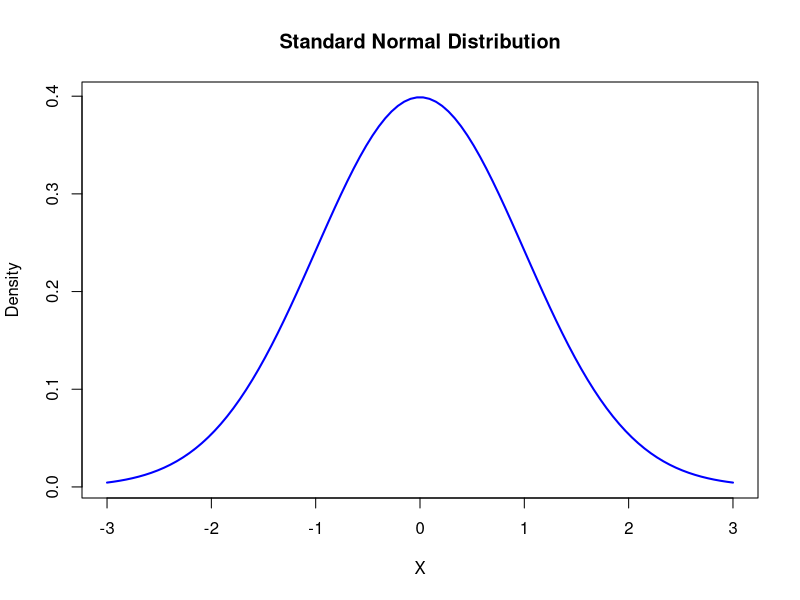
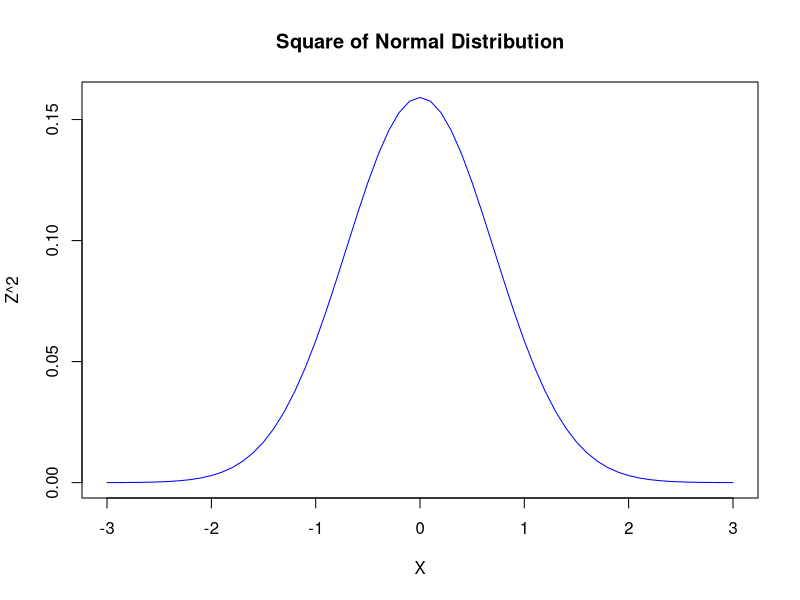
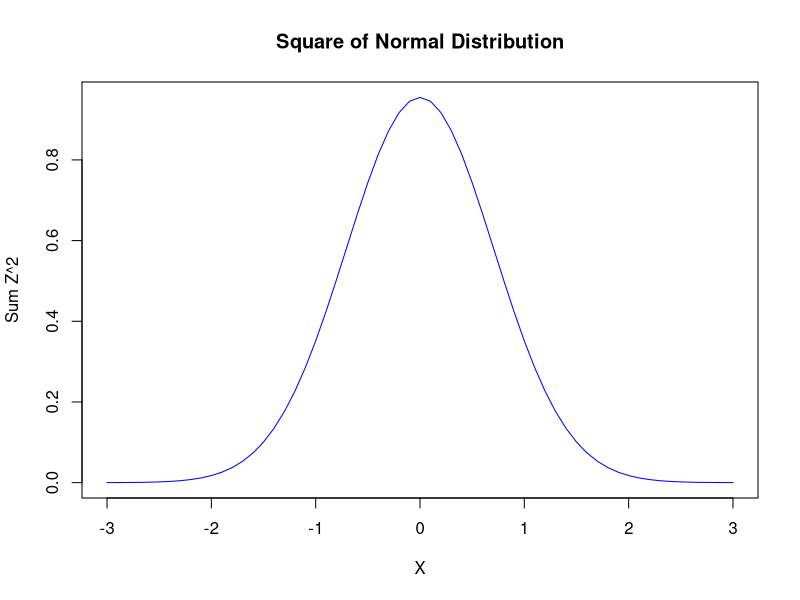
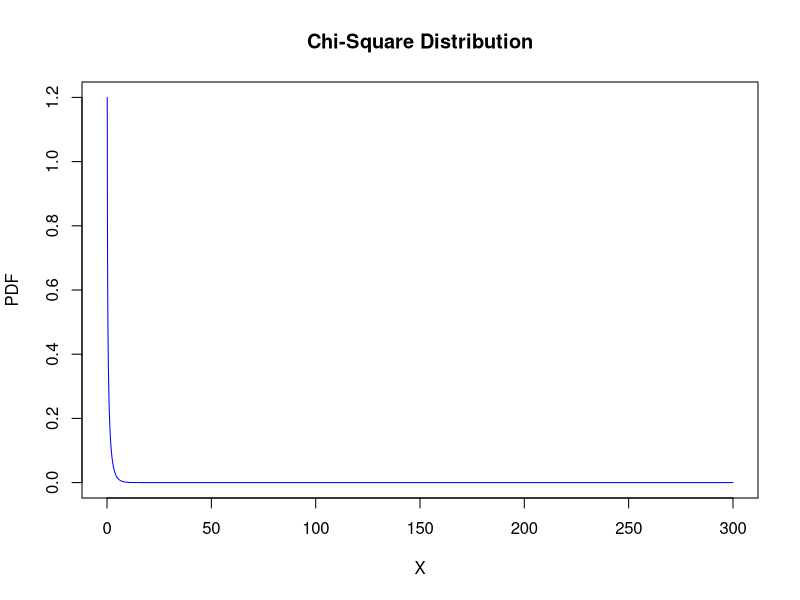
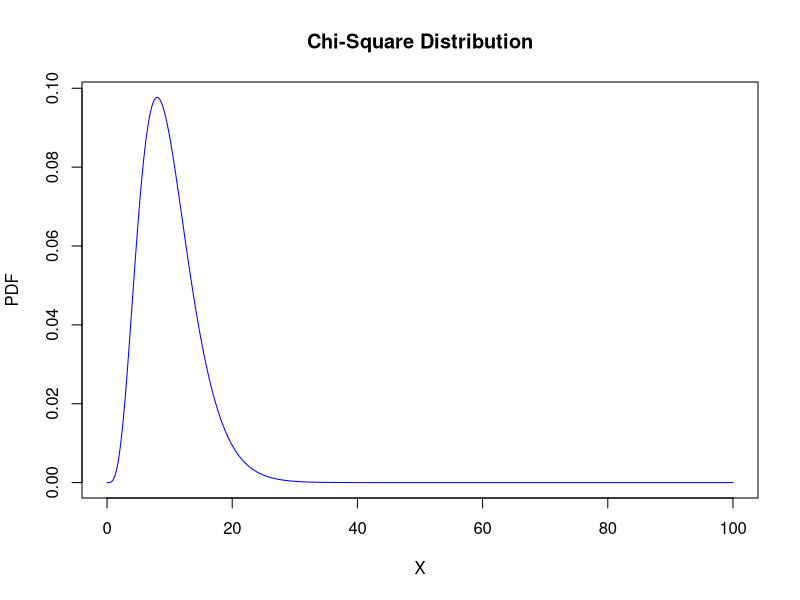
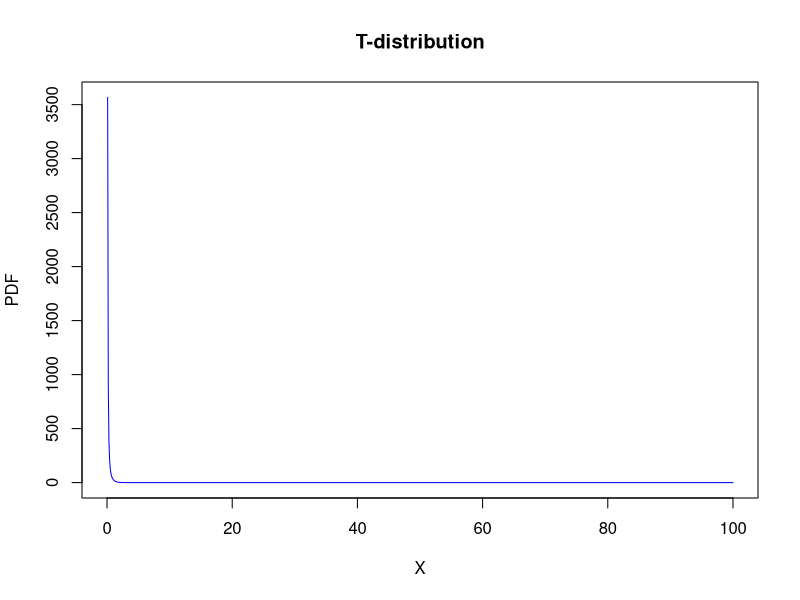
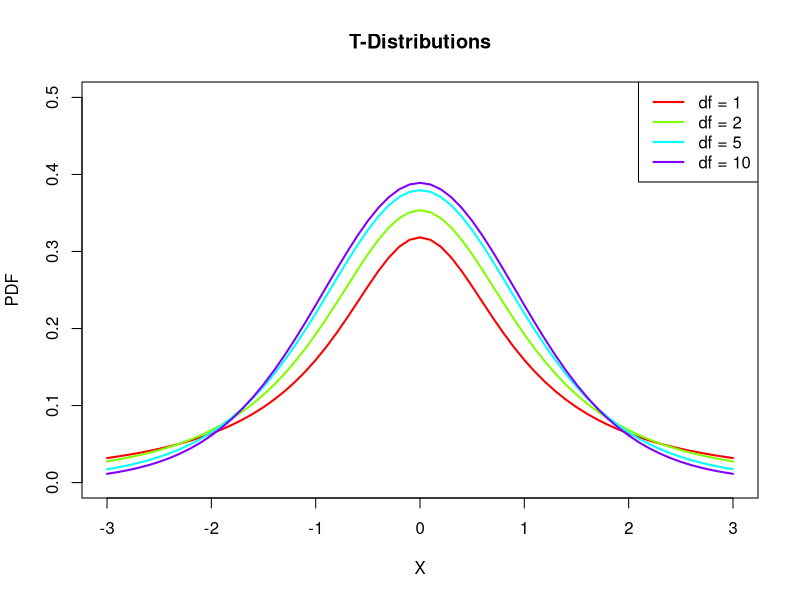

R code for these plots, in order:
## Playing Around with function focusing on standard normal, nomal distribution, chisquare, t-distribution, f-distribution 
## 16 september 2023

# This is the standard normal 
x <- seq(-3,3, length=100)
y <- dnorm(x, mean=0, sd=1)
y_squared <- y^2
plot(x, y, type="l", lwd=2, col="blue", xlab="X", ylab="Density", main="Standard Normal Distribution")

# plot Z^2
x <- seq(-3, 3, by = 0.1)
Z_squared <- dnorm(x, mean = 0, sd = 1)^2
plot(x, Z_squared, type = "l", col = "blue", xlab = "X", ylab = "Z^2",
     main = "Square of Normal Distribution")

# plot Z^2 + Z^2
x <- seq(-3, 3, by = 0.1)
two_sum_Z <- Z_squared +  Z_squared +  Z_squared +  Z_squared +  Z_squared + Z_squared
plot(x,two_sum_Z, type = "l", col = "blue", xlab = "X", ylab = "Sum Z^2",
     main = "Square of Normal Distribution")

# chi sqaure
degree_of_freedom = 1 
x <- seq(0, 300, by = 0.1)
chi_square_pdf <- dchisq(x, degree_of_freedom)
plot(x, chi_square_pdf, type = "l", col = "blue", 
     xlab = "X", ylab = "PDF", main = "Chi-Square Distribution")

# two degree of freedom 
degree_of_freedom = 10
x <- seq(0, 100, by = 0.1)
chi_square_pdf <- dchisq(x, degree_of_freedom)
plot(x, chi_square_pdf, type = "l", col = "blue", 
     xlab = "X", ylab = "PDF", main = "Chi-Square Distribution")

# t distribution
x <- seq(0, 100, by = 0.1)
Z <- dnorm(x, mean = 0, sd = 1)
degree_of_freedom = 10
chi_square_pdf <- dchisq(x, degree_of_freedom)
t_distribution <- Z / sqrt((chi_square_pdf/degree_of_freedom))
plot(x, t_distribution, type = "l", col = "blue", 
     xlab = "X", ylab = "PDF", main = "T-distribution")

# Define a range of x-values
x <- seq(-3, 3, by = 0.1)  # Adjust the range and granularity as needed
df_values <- c(1, 2, 5, 10)  
plot(x, rep(NA, length(x)), type = "n", xlim = c(-3, 3), ylim = c(0, 0.5),
     xlab = "X", ylab = "PDF", main = "T-Distributions")
for (df in df_values) {
  t_pdf <- dt(x, df)
  lines(x, t_pdf, col = rainbow(length(df_values))[df_values == df], lwd = 2)
}
legend("topright", legend = paste("df =", df_values), col = rainbow(length(df_values)),
       lwd = 2)


